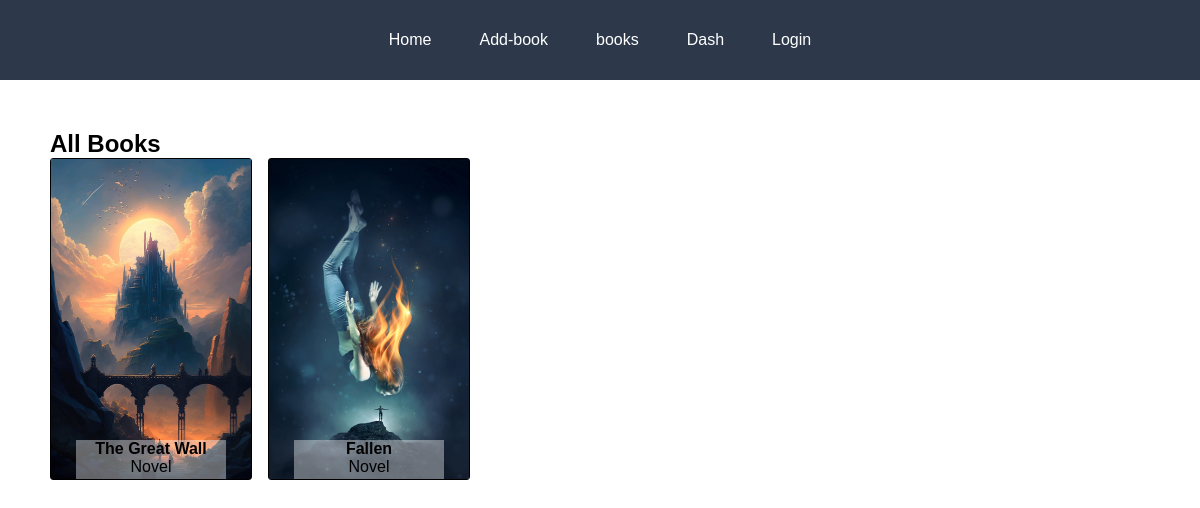
The app's page /all_books with its own data.
### models.py (models this page shows)
class Book(db.Model):
    __tablename__ = 'book'
    id = db.Column(db.Integer, primary_key=True)
    name = db.Column(db.String(100), nullable=False)
    genre = db.Column(db.String(50), nullable=False)
    filename = db.Column(db.String(100), nullable=False)
    filepath = db.Column(db.String(200), nullable=False)
    description = db.Column(db.Text, nullable=False)
    price = db.Column(db.Float, nullable=False)
    user_id = db.Column(db.Integer, db.ForeignKey('user.id'), nullable=False)

### routes.py (the view)
    @app.route('/all_books')
    def all_books():
        books = Book.query.all()
        return render_template('all_books.html', books=books )

### templates/all_books.html (shortened to what this page needs)
{% extends 'base.html'%}
{%block content%}
<h2 class="header">All Books</h2>
<ul class="books">
    {% for book in books %}
    <div  class="book">
        <a href="{{ url_for('book_detail', book_id=book.id) }}"></a>
        <img src= "{{ url_for('uploaded_file', filename=book.filename) }}"   class="cover-img" alt="cover img">
        <div class="book-text">
            <h4>{{ book.name }}</h4>
            <p class="genre">{{book.genre}}</p>
        </div>
    </div>
    {% endfor %}
</ul>
{%endblock%}

### templates/base.html (shortened to what this page needs)
<html lang="en">
<head>
    <link rel="stylesheet" type="text/css" href="{{ url_for('static',filename='styles/styles.css') }}">
</head>
<body>
    <nav>
        <ul>
            <li><a href="{{url_for('index')}}">Home</a></li>
            <li><a href="{{url_for('create_book')}}">Add-book</a></li>
            <li><a href="{{url_for('all_books')}}">books</a></li>
            <li><a href="{{url_for('profile')}}">Dash</a></li>
            <li><a href="{{url_for('login')}}">Login</a></li>
        </ul>
    </nav>
    {%block content%}{%endblock%}
</body>
</html>

### static/styles/styles.css (style rules this page uses)
* { margin: 0; box-sizing: 0; padding: 0; font-family: sans-serif; }
nav { display: flex; height: 10%; align-items: center; justify-content: center; background: #2d394b }
nav ul { display: flex; list-style: none; gap: 3rem; color: white; }
nav ul li a { text-decoration: none; color: #FFFF }
.header { margin-top: 50px; padding-left: 50px; }
.books { display: flex; gap: 1rem; padding: 0px 50px; }
.book { position: relative; width: 200px; border-radius: 3px; border: 1px solid black; }
.book img { width: 200px; height: 100%; object-fit: cover; }
.book a { position: absolute; width: 100%; height: 100%; transition: 0.2s ; opacity: 0.5; text-align: center; }
.book-text { position: absolute; bottom: 0; left: 50%; margin-left: -75px; width: 150px; padding-bottom: 3px; background-color: rgba(255, 255, 255, 0.386); }
.book h4, .book .genre { text-align: center; }

### records on screen
Book: filename (picture), name "The Great Wall", genre "Novel"
Book: filename (picture), name "Fallen", genre "Novel"
